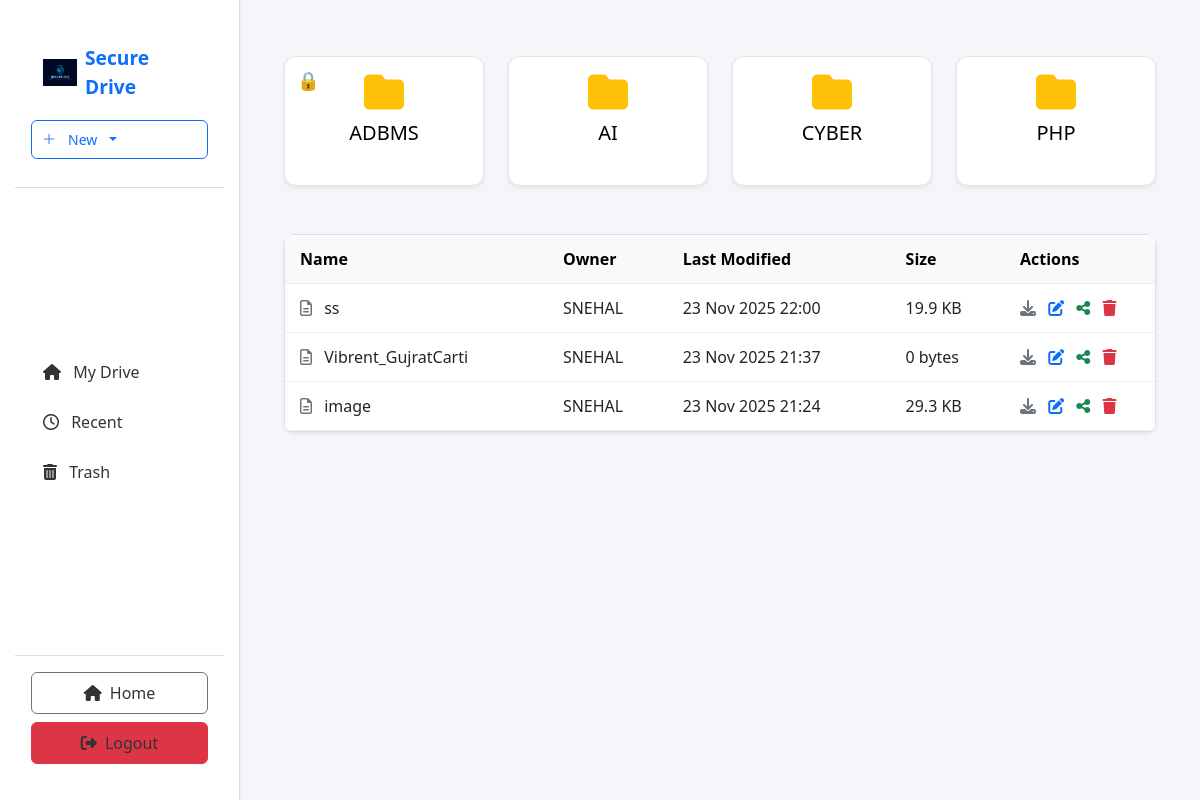
Before: /sharing/ (signed in) with the older database file.
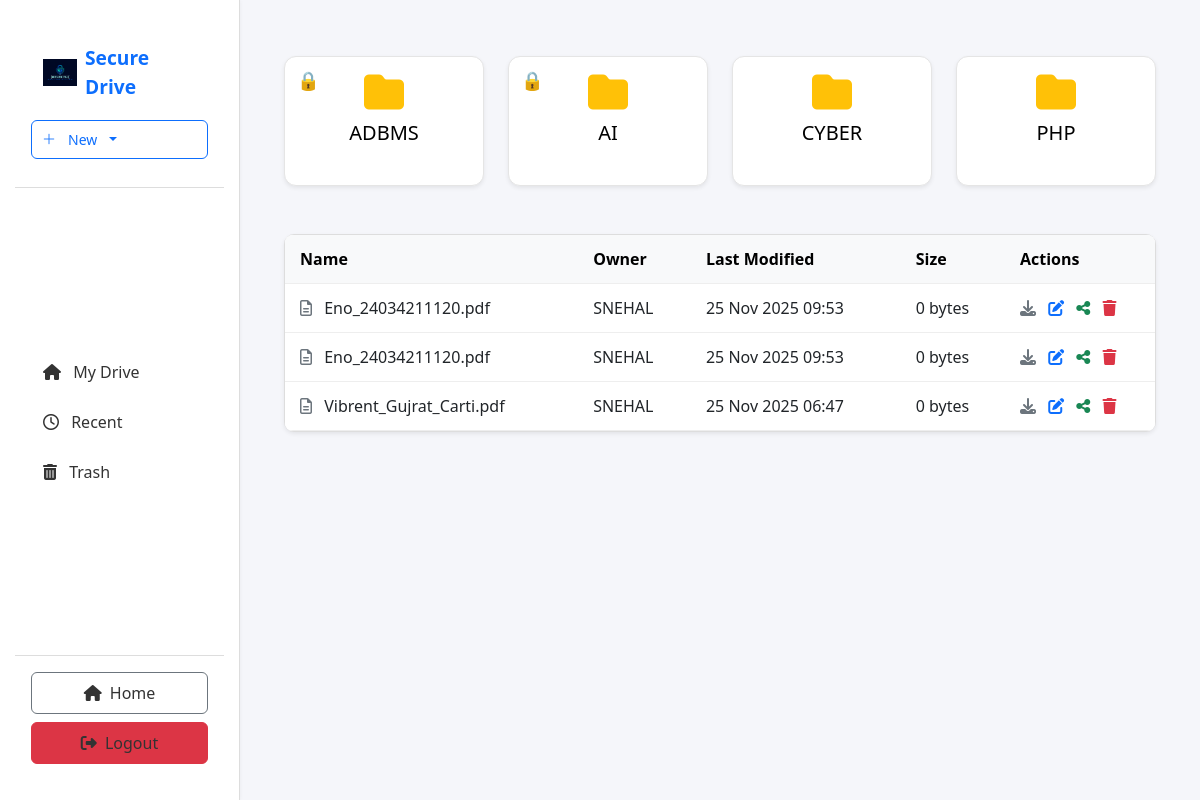
After: the same page with the newer database file.
### sharing_app/models.py (models this page shows, shortened)
class Folder(models.Model):
    user = models.ForeignKey(settings.AUTH_USER_MODEL, on_delete=models.CASCADE)
    name = models.CharField(max_length=255)
    parent = models.ForeignKey(
        'self',
        null=True,
        blank=True,
        on_delete=models.CASCADE,
        related_name='children'
    )
    created_at = models.DateTimeField(auto_now_add=True)
    updated_at = models.DateTimeField(auto_now=True)
    password_hash = models.CharField(max_length=128, blank=True, null=True)
    is_protected = models.BooleanField(default=False)
    class Meta:
        unique_together = ('user', 'parent', 'name')
        ordering = ['name']

class File(models.Model):
    user = models.ForeignKey(settings.AUTH_USER_MODEL, on_delete=models.CASCADE)
    folder = models.ForeignKey(
        Folder,
        null=True,
        blank=True,
        on_delete=models.SET_NULL,
        related_name='files'
    )
    file = models.FileField(upload_to=user_upload_path)
    name = models.CharField(max_length=512)
    original_name = models.CharField(max_length=512, blank=True, null=True)
    display_name = models.CharField(max_length=255, blank=True)
    uploaded_at = models.DateTimeField(auto_now_add=True)
    updated_at = models.DateTimeField(auto_now=True)
    is_deleted = models.BooleanField(default=False)
    deleted_at = models.DateTimeField(null=True, blank=True)
    class Meta:
        ordering = ['-uploaded_at']

### user_app/models.py (models this page shows, shortened)
class CustomUser(AbstractUser):
    phone = models.CharField(max_length=15, blank=True, null=True)
    otp_code = models.CharField(max_length=6, blank=True, null=True)
    otp_expiry = models.DateTimeField(blank=True, null=True)

### sharing_app/views.py (the view)
# urls.py: path('', views.dashboard, name='dashboard'),
@login_required
def dashboard(request, folder_id=None):
    user = request.user
    folder = None
    if folder_id:
        return redirect('sharing:folder_view', folder_id=folder_id)
    folders = Folder.objects.filter(user=user, parent=None).order_by('name')
    files = File.objects.filter(
        user=user, folder=None, is_deleted=False
    ).order_by('-uploaded_at')
    for f in files:
        uploader = getattr(f, 'user', None)
        f.uploader_name = getattr(uploader, 'username', '—') if uploader else '—'
        try:
            if f.file and getattr(f.file, 'path', None) and os.path.exists(f.file.path):
                f.safe_size = f.file.size
            else:
                f.safe_size = 0
        except Exception:
            f.safe_size = 0
    return render(request, 'sharing_app/dashboard.html', {
        'folders': folders,
        'files': files,
        'current_folder': None,
        'folder_name': "My Drive",
        'storage_total': '15 GB',
    })

### sharing_app/templatetags/filename_filters.py (called while the page is built)
@register.filter
def basename(value):
    if not value:
        return ''
    return os.path.basename(str(value))

### templates/sharing_app/dashboard.html (shortened to what this page needs)
{% extends "sharing_app/base.html" %}
{% load static %}
{% load filename_filters %}
{% block content %}
<div class="drive-page container-fluid">
<div class="mb-4">
  <div class="row">
    {% for folder in folders %}
    <div class="col-md-3 mb-4">
      <div class="folder-card shadow-sm">
        {% if folder.password_hash %}
          <div class="lock-icon">🔒</div>
        {% endif %}
        <a href="{% url 'sharing:dashboard_folder' folder.id %}"
           style="text-decoration:none;color:black;">
          <div class="text-center">
            <i class="fa-solid fa-folder text-warning" style="font-size:40px;"></i>
            <h5 class="mt-2 text-truncate">{{ folder.name }}</h5>
          </div>
        </a>
      </div>
    </div>
    {% empty %}
    <div class="col-12 text-center text-muted py-3">No folders yet.</div>
    {% endfor %}
  </div>
</div>
<div class="card shadow-sm">
  <div class="card-body p-0">
    <table class="table mb-0 align-middle">
      <thead class="table-light">
        <tr>
          <th>Name</th>
          <th>Owner</th>
          <th>Last Modified</th>
          <th>Size</th>
          <th style="width:150px;">Actions</th>
        </tr>
      </thead>
      <tbody>
        {% for file in files %}
        <tr>
          <td>
            <i class="fa-regular fa-file-lines me-2 text-secondary"></i>
            <a href="{% url 'sharing:file_view' file.id %}"
               class="text-decoration-none text-dark">
              {{ file.display_name|default:file.original_name|default:file.file.name|basename }}
            </a>
          </td>
          <td>{{ file.uploader_name }}</td>
          <td>{{ file.updated_at|date:"d M Y H:i" }}</td>
          <td>{{ file.safe_size|filesizeformat }}</td>
          <td>
            <a href="{% url 'sharing:download_private' file.id %}" title="Download">
              <i class="fa-solid fa-download text-secondary"></i>
            </a>
            <a href="{% url 'sharing:rename_file' file.id %}" title="Rename">
              <i class="fa-solid fa-pen-to-square text-primary ms-2"></i>
            </a>
            <a href="{% url 'sharing:share_file' file.id %}" title="Share">
              <i class="fa-solid fa-share-nodes text-success ms-2"></i>
            </a>
          <a href="{% url 'sharing:move_to_trash' file.id %}"
          onclick="return confirm('Move this file to trash?');">
          <i class="fa-solid fa-trash text-danger ms-2"></i>
          </a>
          </td>
        </tr>
        {% empty %}
        <tr>
          <td colspan="5" class="text-center text-muted py-4">No files found.</td>
        </tr>
        {% endfor %}
      </tbody>
    </table>
  </div>
</div>
</div>
{% endblock %}

### templates/sharing_app/base.html (shortened to what this page needs)
{% load static %}
<!doctype html>
<html lang="en">
<head>
  <link rel="stylesheet" href="{% static 'css/home.css' %}">
  <link href="https://cdn.jsdelivr.net/npm/bootstrap@5.3.0/dist/css/bootstrap.min.css" rel="stylesheet">
  <link rel="stylesheet" href="{% static 'css/drive.css' %}">
  <link rel="stylesheet" href="{% static 'css/home.css' %}">
  <link rel="stylesheet" href="https://cdnjs.cloudflare.com/ajax/libs/font-awesome/6.4.0/css/all.min.css">
  <link rel="stylesheet" href="https://cdn.jsdelivr.net/npm/bootstrap-icons@1.10.5/font/bootstrap-icons.css">
</head>
<body>
  <div class="app-container">
    <aside class="left-sidebar">
      <div class="sidebar-top">
        <div class="brand">
          <a href="{% url 'sharing:dashboard_root' %}" class="brand-link">
            <img src="{% static 'icons/logo.png' %}" class="brand-logo" alt="Logo">
            Secure Drive
          </a>
        </div>
        <div class="sidebar-new-dropdown">
          <div class="dropdown">
            <button class="btn btn-sm btn-outline-primary dropdown-toggle w-100" type="button"
                    id="leftNewDropdown" data-bs-toggle="dropdown" aria-expanded="false">
              <i class="bi bi-plus-lg me-1"></i> New
            </button>
          </div>
        </div>
      </div>
      <nav class="sidebar-nav">
        <ul>
          <li>
            <a href="{% url 'sharing:dashboard_root' %}"
               class="{% if request.resolver_match.url_name == 'dashboard_root' %}active{% endif %}">
              <i class="fa-solid fa-house me-2"></i> My Drive
            </a>
          </li>
          <li>
            <a href="{% url 'sharing:recent_files' %}"
               class="{% if request.resolver_match.url_name == 'recent_files' %}active{% endif %}">
              <i class="fa-regular fa-clock me-2"></i> Recent
            </a>
          </li>
          <li>
            <a href="{% url 'sharing:trash' %}"
               class="{% if request.resolver_match.url_name == 'trash' %}active{% endif %}">
              <i class="fa-solid fa-trash-can me-2"></i> Trash
            </a>
          </li>
        </ul>
      </nav>
      <div class="sidebar-footer">
        <a href="{% url 'home' %}" class="btn btn-outline-secondary w-100 mb-2">
          <i class="fa-solid fa-house me-1"></i> Home
        </a>
        <a href="{% url 'sharing:logout' %}" class="btn btn-danger w-100">
          <i class="fa-solid fa-right-from-bracket me-1"></i> Logout
        </a>
      </div>
    </aside>
    <main class="main-content">
      {% block content %}{% endblock %}
    </main>
  </div>
</body>
</html>

### static/css/home.css (style rules this page uses)
body { background: #f8f9fb; font-family: "Segoe UI", Roboto, Arial, sans-serif; color: #222; margin: 0; padding: 0; }
a { text-decoration: none; color: #0d6efd; transition: 0.2s ease; }
.card { border-radius: 10px; border: 1px solid #ddd; }
.table thead th { background: #f8f9fa; font-weight: 600; }
.btn { border-radius: 6px; font-weight: 500; }

### static/css/drive.css (style rules this page uses)
.app-container { display: flex; min-height: 100vh; background-color: #f5f6fa; font-family: "Segoe UI", Roboto, sans-serif; }
.drive-sidebar, .left-sidebar { width: 220px; min-height: 100vh; background-color: #f8f9fa; border-right: 1px solid #e0e0e0; padding: 20px 15px; }
.sidebar-top { padding: 18px 16px; }
.left-sidebar .brand-link { font-weight: 600; display: inline-flex; gap: 8px; align-items: center; color: #0d6efd; font-size: 18px; text-decoration: none; }
.sidebar-new-dropdown { margin-top: 12px; margin-bottom: 12px; }
.sidebar-new-dropdown .btn { width: 100%; text-align: left; display: flex; align-items: center; justify-content: flex-start; gap: 8px; padding-left: 10px; }
.left-sidebar ul { list-style: none; padding: 0; }
.left-sidebar li { margin: 10px 0; }
.left-sidebar a { color: #333; text-decoration: none; padding: 8px 12px; border-radius: 6px; display: block; transition: background-color 0.15s ease; }
.main-content { flex: 1; padding: 24px 30px; }
.folder-card { flex: 0 0 calc(25% - 16px); box-sizing: border-box; padding: 18px; border-radius: 10px; background: #fff; text-align: center; min-width: 180px; max-width: 300px; cursor: pointer; transition: box-shadow 0.15s ease, transform 0.15s ease; }
.table { width: 100%; border-collapse: collapse; background: white; border-radius: 8px; overflow: hidden; }
.table th, .table td { padding: 12px 15px; vertical-align: middle; border-bottom: 1px solid #eee; }
.table th { background-color: #f1f3f5; font-weight: 600; text-align: left; }
.table td a { color: inherit; text-decoration: none; }
.text-truncate { overflow: hidden; text-overflow: ellipsis; white-space: nowrap; display: block; max-width: 250px; }
.btn { display: inline-block; padding: 8px 14px; border-radius: 6px; text-decoration: none; font-weight: 500; transition: all 0.2s ease; }
.btn-danger { background-color: #dc3545; color: white; }

### templates/sharing_app/base.html (style rules this page uses)
body { font-family: 'Segoe UI', Tahoma, Geneva, Verdana, sans-serif; background-color: #f8f9fa; margin: 0; }
.app-container { display: flex; min-height: 100vh; }
.left-sidebar { width: 240px; background: #fff; border-right: 1px solid #ddd; display: flex; flex-direction: column; justify-content: space-between; box-shadow: 0 0 4px rgba(0,0,0,0.05); }
.sidebar-top { padding: 1rem; border-bottom: 1px solid #ddd; }
.sidebar-top .brand-link { font-size: 1.2rem; font-weight: 600; color: #0d6efd; text-decoration: none; display: flex; align-items: center; gap: 8px; }
.sidebar-top .brand-logo { height: 34px; width: 34px; object-fit: contain; }
.sidebar-new-dropdown { margin-top: 10px; }
.left-sidebar nav ul { list-style: none; padding: 1rem; margin: 0; }
.left-sidebar nav ul li { margin-bottom: 0.5rem; }
.left-sidebar nav ul li a { display: block; padding: 8px 12px; color: #333; border-radius: 6px; font-weight: 500; text-decoration: none; transition: all 0.2s ease; }
.sidebar-footer { border-top: 1px solid #ddd; padding: 1rem; background: #fff; }
.main-content { flex-grow: 1; padding: 2rem; }
.sidebar-new-dropdown .btn { width: 100%; text-align: left; }

### templates/sharing_app/dashboard.html (style rules this page uses)
.folder-card { position: relative; height: 130px; border-radius: 12px; padding: 15px; transition: 0.2s; background: #fff; border: 1px solid #e5e5e5; }
.lock-icon { position: absolute; top: 10px; left: 12px; font-size: 18px; color: #d7263d; }

Changed rows visible on the page:
removed File: display_name|basename "ss", uploader_name "SNEHAL", updated_at "23 Nov 2025 22:00", safe_size|filesizeformat "19.9 KB"
removed File: display_name|basename "Vibrent_GujratCarti", uploader_name "SNEHAL", updated_at "23 Nov 2025 21:37", safe_size|filesizeformat "0 bytes"
removed File: display_name|basename "image", uploader_name "SNEHAL", updated_at "23 Nov 2025 21:24", safe_size|filesizeformat "29.3 KB"
changed Folder "AI": now shows "🔒"
added File: display_name|basename "Eno_24034211120.pdf", uploader_name "SNEHAL", updated_at "25 Nov 2025 09:53", safe_size|filesizeformat "0 bytes"
added File: display_name|basename "Eno_24034211120.pdf", uploader_name "SNEHAL", updated_at "25 Nov 2025 09:53", safe_size|filesizeformat "0 bytes"
added File: display_name|basename "Vibrent_Gujrat_Carti.pdf", uploader_name "SNEHAL", updated_at "25 Nov 2025 06:47", safe_size|filesizeformat "0 bytes"
